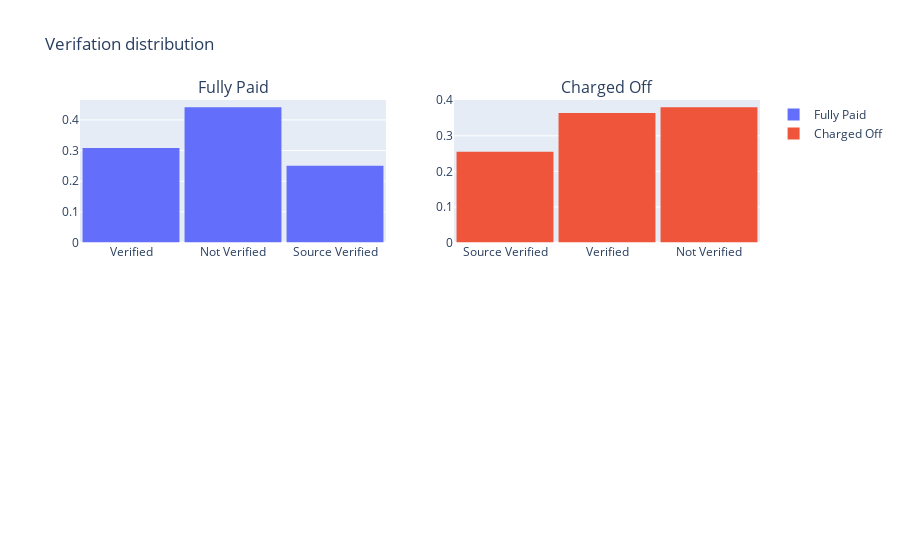

Source (notebook cell):
### Code cell
# here we can see that verification has almost no effect on if a person is going to default
# almost same number of verified as well as unverified people have defaulted loan

df_paid = df.loc[df["loan_status"] == 'Fully Paid']['verification_status'].values.tolist()
df_default = df.loc[df["loan_status"] == 'Charged Off']['verification_status'].values.tolist()
df_verification = df['verification_status'].values.tolist()

tr0 = go.Histogram(
    x=df_paid ,
    histnorm='probability',
    name="Fully Paid"
)

tr1 = go.Histogram(
    x=df_default,
    histnorm='probability',
    name="Charged Off"
)


#Creating the grid
fig = tls.make_subplots(rows=2, cols=2, specs=[[{}, {}], [{'colspan': 2}, None]],
                          subplot_titles=('Fully Paid','Charged Off'))

#setting the figs
fig.append_trace(tr0, 1, 1)
fig.append_trace(tr1, 1, 2)

fig['layout'].update(showlegend=True, title='Verifation distribution', bargap=0.05)
py.iplot(fig, filename='custom-sized-subplot-with-subplot-titles')

### Figure 1 — Plotly figure (JSON) as saved in the notebook; plotly's stock layout.template omitted (floating-point values rounded to 4 significant figures; data arrays with more than 128 entries replaced by an {"elided": "..."} marker saying what was removed)
{"data": [{"histnorm": "probability", "name": "Fully Paid", "type": "histogram", "x": {"elided": "32950 str values"}, "xaxis": "x", "yaxis": "y"}, {"histnorm": "probability", "name": "Charged Off", "type": "histogram", "x": {"elided": "5627 str values"}, "xaxis": "x2", "yaxis": "y2"}], "layout": {"annotations": [{"font": {"size": 16}, "showarrow": false, "text": "Fully Paid", "x": 0.225, "xanchor": "center", "xref": "paper", "y": 1, "yanchor": "bottom", "yref": "paper"}, {"font": {"size": 16}, "showarrow": false, "text": "Charged Off", "x": 0.775, "xanchor": "center", "xref": "paper", "y": 1, "yanchor": "bottom", "yref": "paper"}], "bargap": 0.05, "showlegend": true, "title": {"text": "Verifation distribution"}, "xaxis": {"anchor": "y", "domain": [0, 0.45]}, "xaxis2": {"anchor": "y2", "domain": [0.55, 1]}, "xaxis3": {"anchor": "y3", "domain": [0, 1]}, "yaxis": {"anchor": "x", "domain": [0.625, 1]}, "yaxis2": {"anchor": "x2", "domain": [0.625, 1]}, "yaxis3": {"anchor": "x3", "domain": [0, 0.375]}}}
